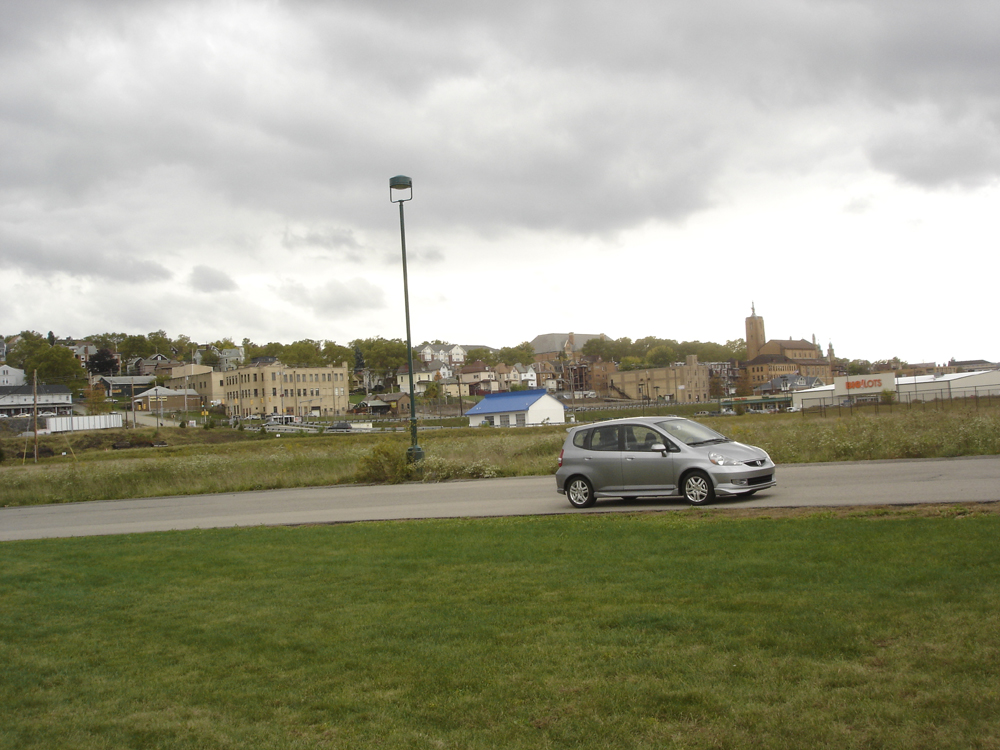
%> input picture 1/Car1.jpg, 1000 x 750 px
$ octave panorama.m   (GNU Octave 9; MATLAB toolbox functions it lacks are replaced by stand-ins)
%> lines starting %> are read from the running program, lines starting %| are printed output that depends on the picture
clear all;
close all;
clc;


padding = 100;
i1 = imread('Car1.jpg');
%> i1 is the input picture: size 750x1000x3 uint8; mean R, G, B 155.6, 155.7, 134.5
i2 = imread('Car2.jpg');
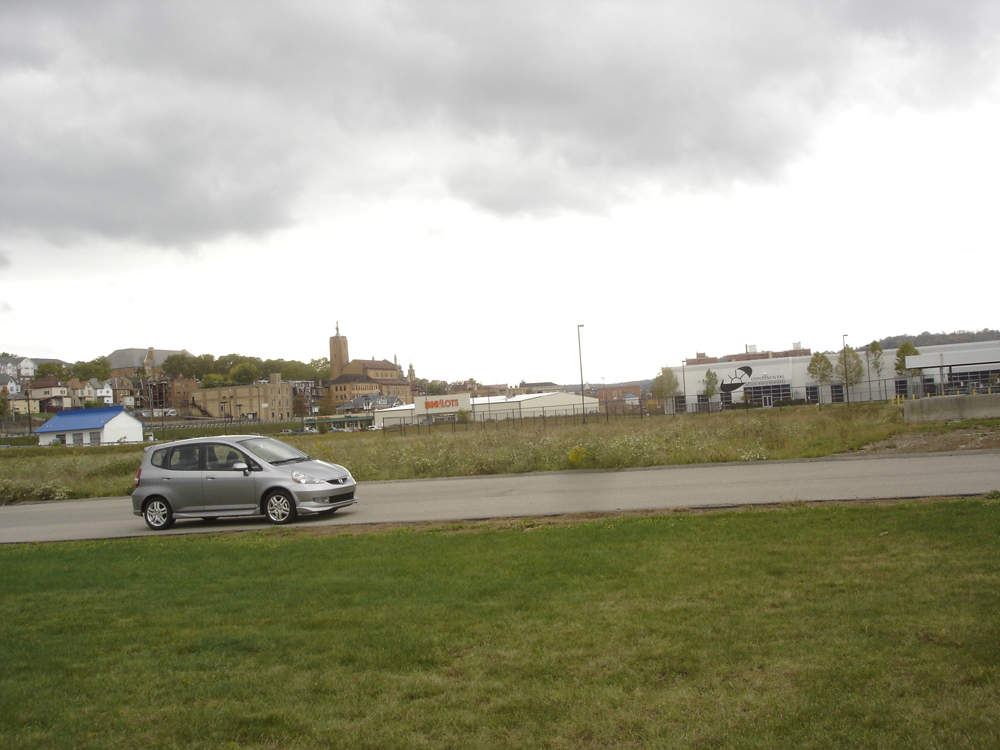
%> input picture 1/Car2.jpg, 1000 x 750 px
%> i2 is the input picture: size 750x1000x3 uint8; mean R, G, B 164.9, 164.3, 144.6
[height,width, channels] = size(i1);
%> height = 750; width = 1000; channels = 3
im = [i1, i2];
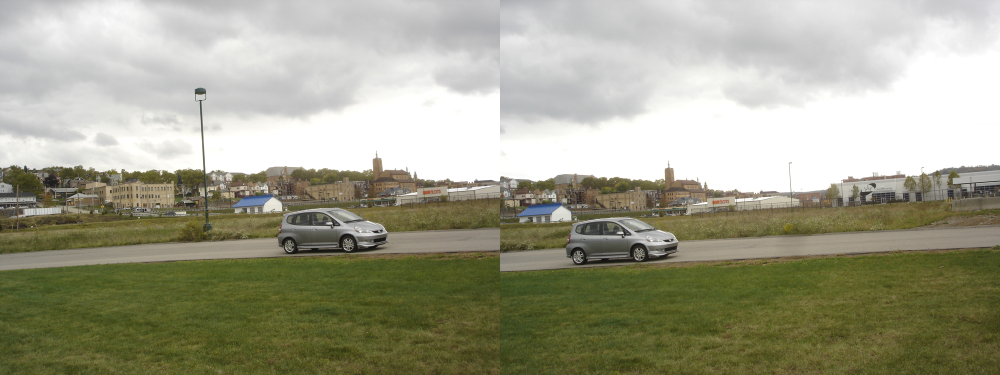
%> im: size 750x2000x3 uint8 (shown at 1/2 size); mean R, G, B 160.2, 160, 139.5
figure,imshow(im)

% [21 lines of commented-out code are left out]


points1 = [4.755859106529209e+02,5.718058419243986e+02,8.312560137457045e+02;4.760154639175257e+02,3.351219931271477e+02,3.454312714776631e+02;1,1,1];
points2 = [1.044314432989691e+03,1.150843642611684e+03,1.413730240549829e+03;4.983522336769759e+02,3.488676975945016e+02,3.660498281786941e+02;1,1,1];
% [12 lines of commented-out code are left out]
im2 = uint8(zeros(2*padding+height, 2*(padding+width),3));
% points1 = [5.887500000000000e+02,6.967500000000000e+02,7.852500000000000e+02;4.602499999999999e+02,4.797499999999999e+02,3.867499999999999e+02;1,1,1];
% points2 = [1.167750000000000e+03,1.278750000000000e+03,1.367250000000000e+03;4.812499999999999e+02,4.992500000000000e+02,4.062499999999999e+02;1,1,1];
mm = [
    1,0,padding;
    0,1,padding;
    0,0,1;
];

%m = [582,483,1;757,461,1;790,336,1] / [160+width,504,1;339+width,479,1;373+width,356,1]


m = points1 / points2
% m = [
%     1,0,-578;
%     0,1,-27;
%     0,0,1;
% ];


%im2(50:799, 50:1049,:) = i1(:,:,:);

for i=1:height

    for j=1:width

        x = [i,j,1]';
        ij = mm*x;
        im2(ij(1),ij(2),:) = im(i,j,:);

    end

end
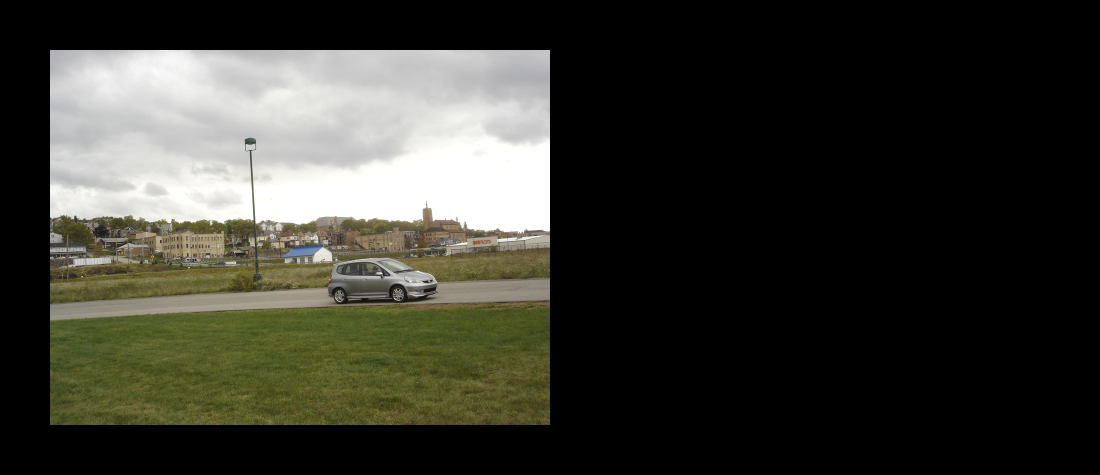
%> im2: size 950x2200x3 uint8 (shown at 1/2 size); mean R, G, B 55.8, 55.9, 48.3


m = mm * m
for i=1:height

    for j=width+1:width*2
        x = [j,i,1]';
        ij = round(m*x);
%        ij = uint8([ij(1)+ height/2, ij(2)+ width/2]);
        im2(ij(2),ij(1),:) = uint8(im(i,j,:));
    end

end
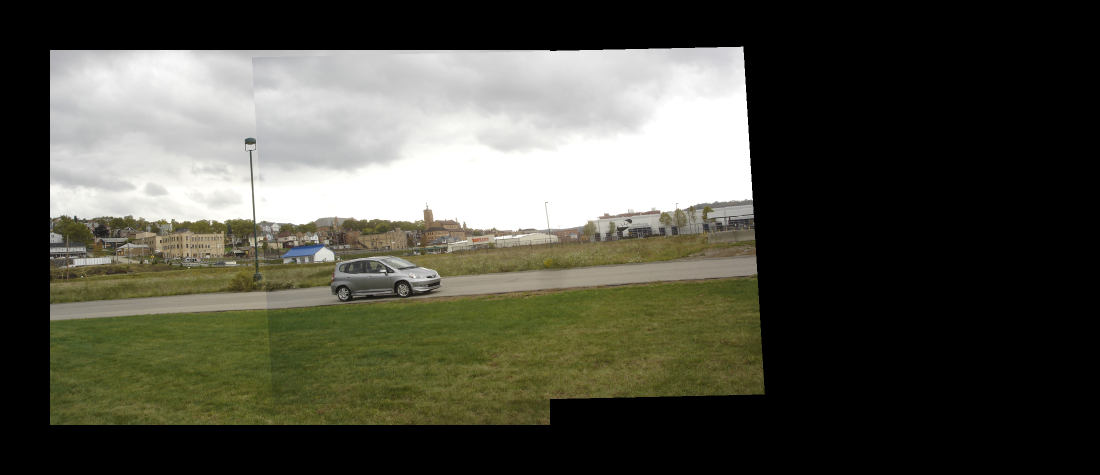
%> im2: size 950x2200x3 uint8 (shown at 1/2 size); mean R, G, B 78.5, 78.4, 67.9
kernel = [0,1,0;
          1,0,1;
          0,1,0;] * 0.25;
%kernel = [0.25,0,0.25;0,0,0;0.25,0,0.25];

%> (the run ends here)
